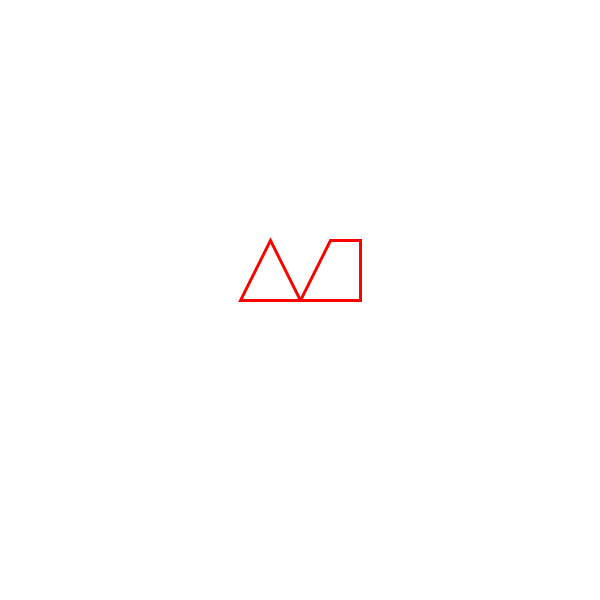
Frame 1 (no input)
Frame 60 (the mouse pressed at the canvas centre just before this capture): identical to frame 1, image omitted
Frame 120 (the mouse held since frame 60 and released just before this capture): identical to frame 1, image omitted

The Processing sketch that drew this single still picture (run headless with seeded random() and noise(); from frame 60 on, the mouse is pressed at the canvas centre):

// Processing sketch: MinkowskiDifference
// ── MinkowskiDifference.pde
//minkowski difference for collision detection
PVector[] triangleA;
PVector[] square;
void setup() {
  size(600, 600);
  square = new PVector[4];
  triangleA = new PVector[3];
  square[0] = new PVector(0, 0);
  square[1] = new PVector(2, 0);
  square[2] = new PVector(2, 2);
  square[3] = new PVector(1, 2);
  
  triangleA[0] = new PVector(-2, 0);
  triangleA[1] = new PVector(0, 0);
  triangleA[2] = new PVector(-1, 2);
  
  
  
}

boolean checkCollision() {
  PVector[] newSet = new PVector[triangleA.length * square.length];
  int counter = 0;
  for (int j = 0; j < triangleA.length; j++) {
    for (int i = 0; i < square.length; i++) {
      newSet[counter] = PVector.sub(triangleA[j], square[i]);
      counter++;
    } 
  } 
  for (PVector vec : newSet) {
    if (vec.x == 0 && vec.y == 0) {
      return true;
    }
  } 
  return false;
  //drawShape(newSet);
} 

float getX(float x) {
  return map(x, -10, 10, 0, width);
} 

float getY(float y) {
  return map(y, -10, 10, height, 0);
} 

void drawShape(PVector[] shape) {
  beginShape();
  for (PVector v : shape) {
    vertex(getX(v.x), getY(v.y));
  } 
  endShape(CLOSE);
} 

void draw() {
  background(255);
  if (checkCollision()) {
    stroke(255, 0, 0);
  } else {
    stroke(0);
  }
  noFill();
  strokeWeight(3);
  drawShape(triangleA);
  drawShape(square);
  stroke(0, 255, 0);
  
} 

void keyPressed() {
  float dir = 0;
  if (key == 'a') {
    dir = -0.5;
  } else {
    dir = 0.5;
  } 
  square[0].x += dir;
} 
